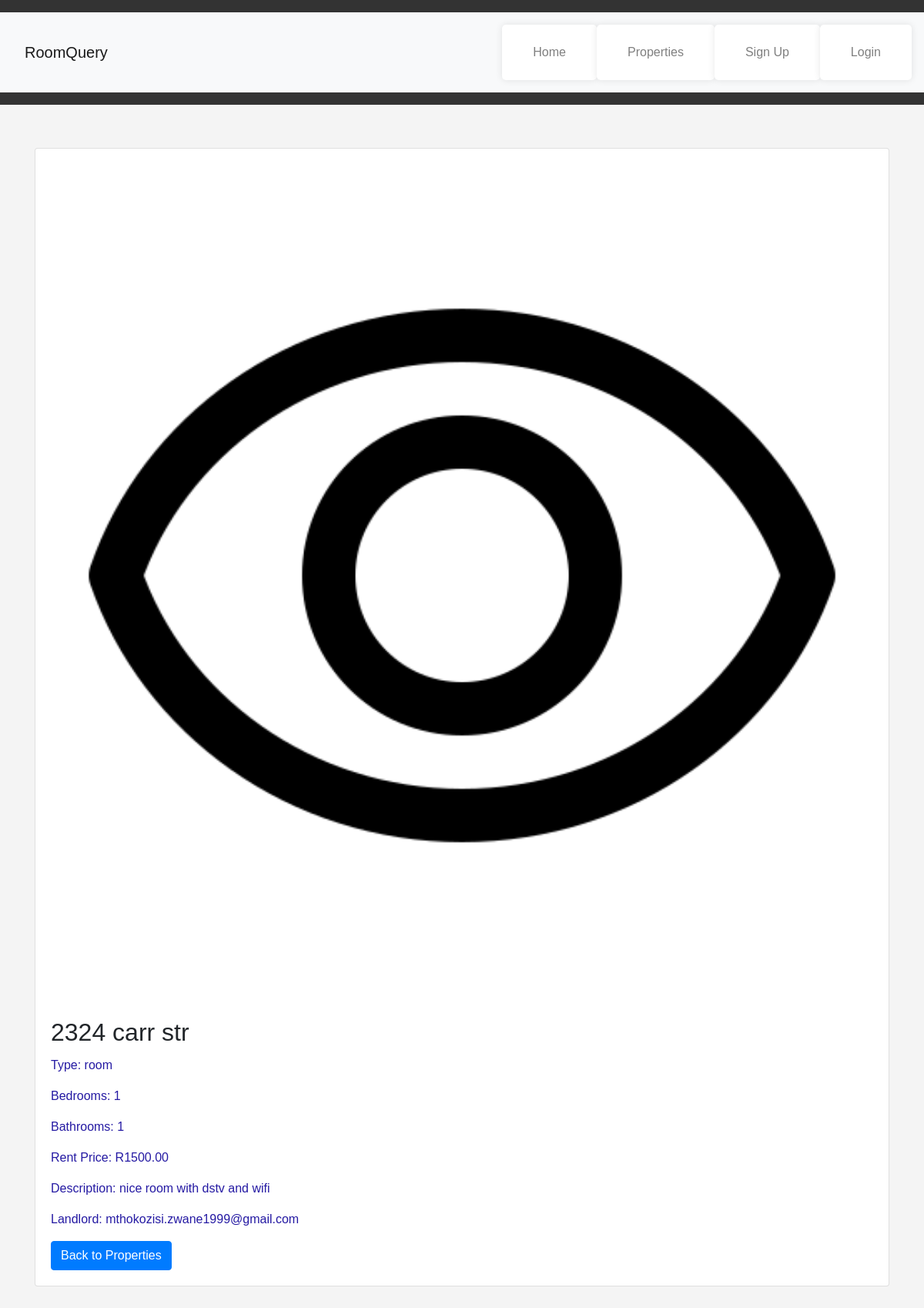
Page /property/2/ on the committed database.
### core/models.py (models this page shows, shortened)
class Property(models.Model):
    landlord = models.ForeignKey(User, on_delete=models.CASCADE)
    address = models.CharField(max_length=255)
    property_type = models.CharField(max_length=50)
    bedrooms = models.IntegerField()
    bathrooms = models.IntegerField()
    rent_price = models.DecimalField(max_digits=10, decimal_places=2)
    description = models.TextField()
    image = models.ImageField(upload_to=property_image_path, blank=True, null=True)

class User(AbstractBaseUser):
    email = models.EmailField(unique=True)
    user_type = models.CharField(max_length=10, choices=[("tenant", "Tenant"),("landlord", "Landlord")])
    is_active = models.BooleanField(default=True)
    is_staff = models.BooleanField(default=False)
    is_superuser = models.BooleanField(default=False)
    USERNAME_FIELD = 'email'
    REQUIRED_FIELDS = []
    objects = UserManager()

### core/views.py (the view)
# urls.py: path('property/<int:pk>/', views.PropertyDetailView.as_view(), name='property_detail'),
class PropertyDetailView(DetailView):
    model = Property
    template_name = 'core/property_detail.html'
    context_object_name = 'property'

### core/templates/core/property_detail.html (shortened to what this page needs)
{% extends 'core/base.html' %}
{% block content %}
    <div class="card">
        {% if property.image %}
            <img src="{{ property.image.url }}" class="card-img-top" alt="Property Image">
        {% endif %}
        <div class="card-body">
            <h2 class="card-title">{{ property.address }}</h2>
            <p class="card-text">Type: {{ property.property_type }}</p>
            <p class="card-text">Bedrooms: {{ property.bedrooms }}</p>
            <p class="card-text">Bathrooms: {{ property.bathrooms }}</p>
            <p class="card-text">Rent Price: R{{ property.rent_price }}</p>
            <p class="card-text">Description: {{ property.description }}</p>
            <p class="card-text">Landlord: {{ property.landlord.email }}</p>
            <a href="{% url 'property_list' %}" class="btn btn-primary">Back to Properties</a>
        </div>
    </div>
{% endblock %}

### core/static/css/styles.css (style rules this page uses)
body { font-family: Arial, sans-serif; background-color: #f4f4f4; margin: 0; padding: 0; }
a { color: #333; text-decoration: none; }
p { font-size: 1rem; color: #251aa3; line-height: 1.5; margin-bottom: 1rem; }

### rows in the picture
Property: image (picture), address "2324 carr str", property_type "room", bedrooms "1", bathrooms "1", rent_price "1500.00", description "nice room with dstv and wifi", landlord.email "mthokozisi.zwane1999@gmail.com"
